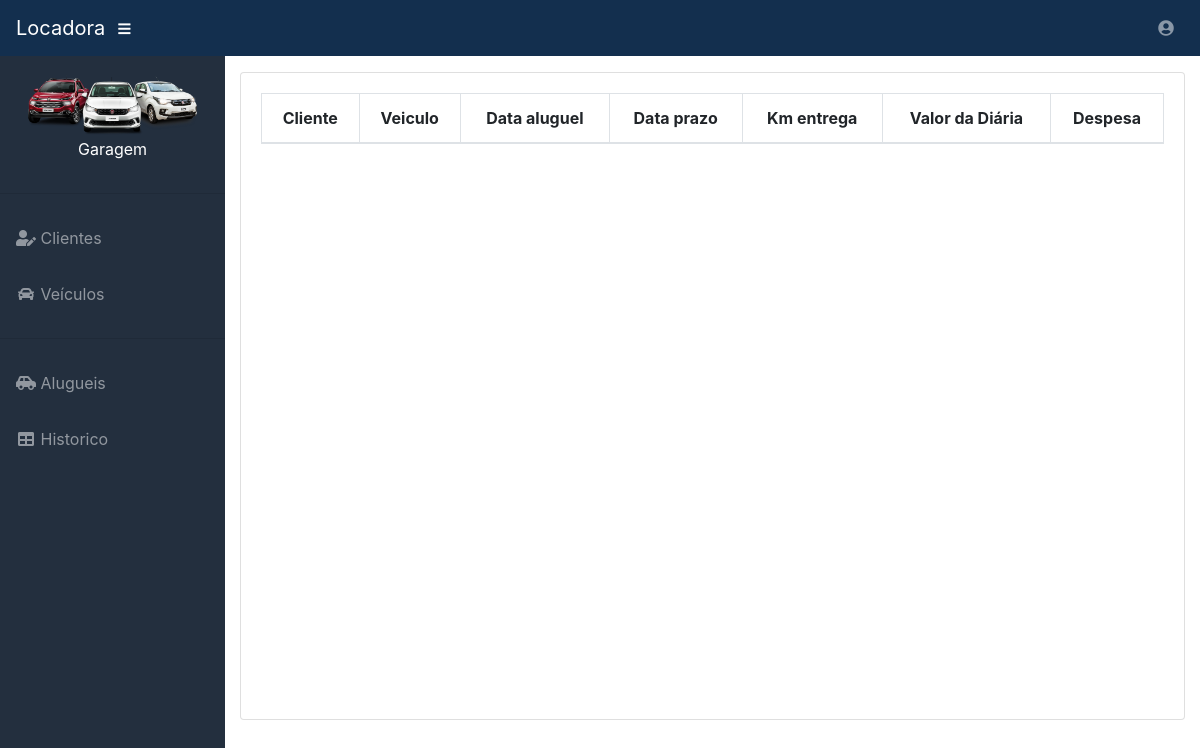
Before: /historico (signed in) with the older database file.
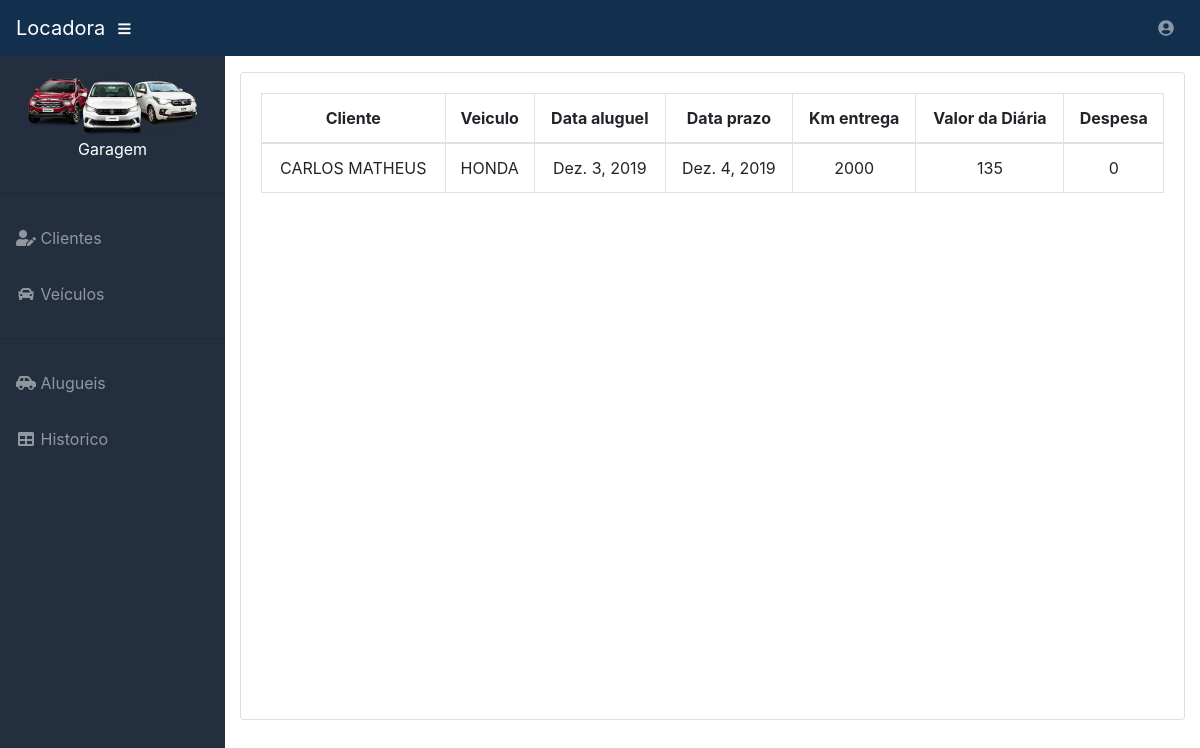
After: the same page with the newer database file.
### Controles/models.py (models this page shows)
class Aluguel(models.Model):
    dt_aluguel = models.DateField('Data do aluguel')
    dt_prazo = models.DateField('Prazo')
    dt_devolucao = models.DateField('Data da devolução', blank=True, null=True)
    valor_aluguel = models.IntegerField('Valor do aluguel')
    km_saida = models.IntegerField('Km de saida')
    km_devolucao = models.IntegerField('Km de devolução', blank=True, null=True)
    status = models.IntegerField(default=1)
    qtd_dias = models.IntegerField(blank=True, null=True)
    valor_total_aluguel = models.IntegerField(blank=True, null=True)
    cliente = models.ForeignKey(Cliente, on_delete=models.CASCADE)
    veiculo = models.ForeignKey(Veiculo, on_delete=models.CASCADE)

class Cliente(models.Model):
    nome = models.CharField('Nome', max_length=100, )
    sobrenome = models.CharField('Sobrenome', max_length=100)
    email = models.EmailField('Email')
    telefone = models.CharField('Telefone', max_length=20)
    cpf = models.CharField('CPF', max_length=20)
    rg = models.CharField('RG', max_length=20)
    estado_rg = models.CharField('Estado RG', max_length=2)
    rua = models.CharField('Rua', max_length=150)
    numero = models.IntegerField('Número')
    cidade = models.CharField('Cidade', max_length=150)
    estado = models.CharField('Estado', max_length=2)
    cep = models.CharField('CEP',max_length=20)
    def __str__(self):
        return self.nome

class Veiculo(models.Model):
    marca = models.CharField('Marca', max_length=100)
    modelo = models.CharField('Modelo', max_length=100)
    renavam = models.CharField('Renavam', max_length=20)
    placa = models.CharField('Placa', max_length=10)
    numero_chassis = models.CharField('Número do chassis', max_length=20)
    ano_fabricacao = models.IntegerField('Ano de fabricação')
    cor = models.CharField('Cor', max_length=50)
    cidade = models.CharField('Cidade', max_length=150)
    estado = models.CharField('Estado', max_length=2)
    valor_diaria = models.IntegerField('Valor da diária')
    status_aluguel = models.CharField('Status', max_length=10)
    def __str__(self):
        return self.marca

### Controles/views.py (the view)
# urls.py: path('historico', historico, name='historico'),
@login_required(login_url='login')
def historico(request):
    historico = Aluguel.objects.filter(status=0)
    return render(request, 'historico.html', locals())

### templates/historico.html (shortened to what this page needs)
{% extends 'base.html' %}
{% load static %}
{% block conteudo %}
<div class="card mb-3" style="height: 100%;">
          <div class="card-body">
            <div class="table-responsive">
              <table class="table table-bordered" id="dataTable" width="100%" cellspacing="0">
                <thead>
                  <tr style="text-align: center">
                    <th>Cliente</th>
                    <th>Veiculo</th>
                    <th>Data aluguel</th>
                    <th>Data prazo</th>
                    <th>Km entrega</th>
                    <th>Valor da Diária</th>
                    <th>Despesa</th>
                  </tr>
                </thead>
                <tbody>
                {% for i in historico %}
                  <tr style="text-align: center">
                    <td>{{ i.cliente }}</td>
                    <td>{{ i.veiculo }}</td>
                    <td>{{ i.dt_aluguel }}</td>
                    <td>{{ i.dt_prazo }}</td>
                    <td>{{ i.km_devolucao }}</td>
                    <td>{{ i.valor_aluguel }}</td>
                    <td>{{ i.valor_total_aluguel }}</td>
                  </tr>
                {% endfor %}
                </tbody>
              </table><br>
            </div>
          </div>
</div>
{% endblock %}

Changed rows visible on the page:
added Aluguel: cliente "CARLOS MATHEUS", veiculo "HONDA", dt_aluguel "Dez. 3, 2019", dt_prazo "Dez. 4, 2019", km_devolucao "2000", valor_aluguel "135", valor_total_aluguel "0"
